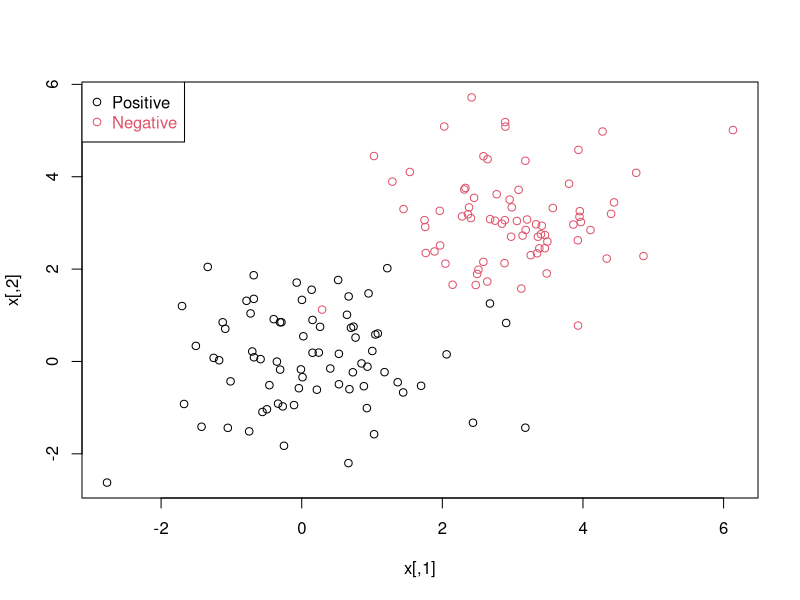
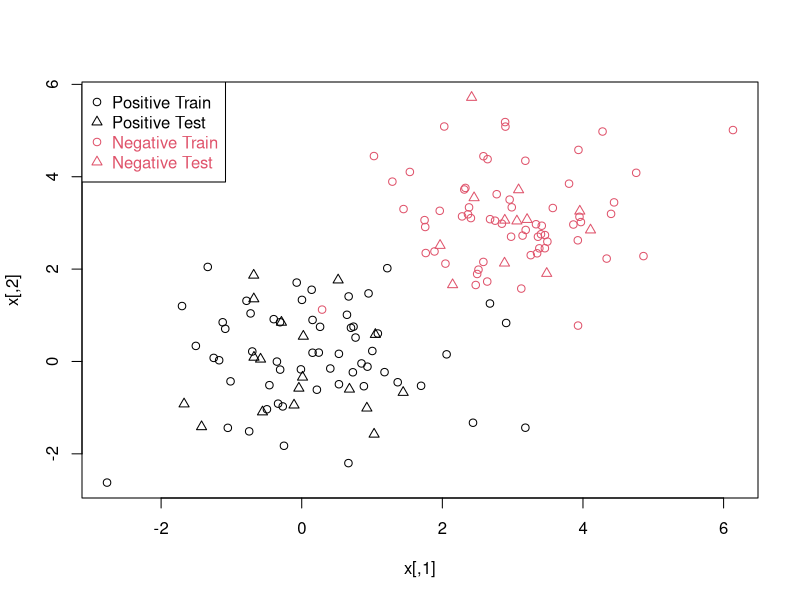

Write the R code that produced these figures, in order.
#Support Vector Machine
n <- 150 # number of data points
p <- 2 # dimension
sigma <- 1 # variance of the distribution
meanpos <- 0 # centre of the distribution of positive examples
meanneg <- 3 # centre of the distribution of negative examples
npos <- round(n/2) # number of positive examples
nneg <- n-npos # number of negative examples
# Generate the positive and negative examples
xpos <- matrix(rnorm(npos*p,mean=meanpos,sd=sigma),npos,p)
xneg <- matrix(rnorm(nneg*p,mean=meanneg,sd=sigma),npos,p)
x <- rbind(xpos,xneg)
# Generate the labels
y <- matrix(c(rep(1,npos),rep(-1,nneg)))
# Visualize the data
plot(x,col=ifelse(y>0,1,2))
legend("topleft",c('Positive','Negative'),col=seq(2),pch=1,text.col=seq(2))
#
ntrain <- round(n*0.8) # number of training examples
tindex <- sample(n,ntrain) # indices of training samples
xtrain <- x[tindex,]
xtest <- x[-tindex,]
ytrain <- y[tindex]
ytest <- y[-tindex]
istrain=rep(0,n)
istrain[tindex]=1
# Visualize
plot(x,col=ifelse(y>0,1,2),pch=ifelse(istrain==1,1,2))
legend("topleft",c('Positive Train','Positive Test','Negative Train','Negative Test'),col=c(1,1,2,2), pch=c(1,2,1,2), text.col=c(1,1,2,2))

